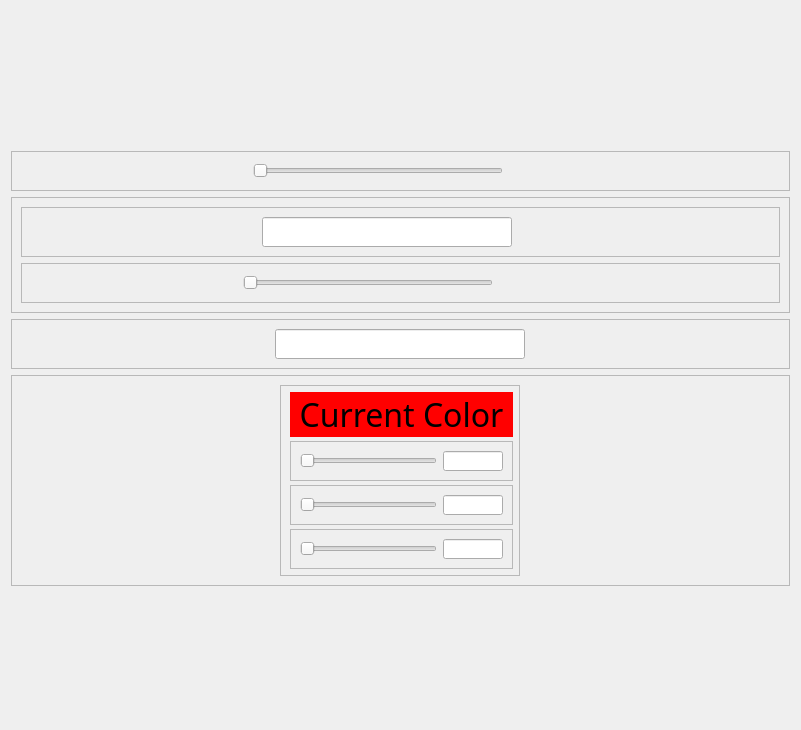
<?xml version="1.0" encoding="UTF-8"?>
<ui version="4.0">
 <class>text_editor</class>
 <widget class="QWidget" name="text_editor">
  <property name="geometry">
   <rect>
    <x>0</x>
    <y>0</y>
    <width>801</width>
    <height>730</height>
   </rect>
  </property>
  <property name="font">
   <font>
    <family>STHupo</family>
    <pointsize>24</pointsize>
   </font>
  </property>
  <property name="windowTitle">
   <string>Form</string>
  </property>
  <layout class="QVBoxLayout" name="verticalLayout">
   <item>
    <spacer name="verticalSpacer">
     <property name="orientation">
      <enum>Qt::Vertical</enum>
     </property>
     <property name="sizeType">
      <enum>QSizePolicy::Minimum</enum>
     </property>
     <property name="sizeHint" stdset="0">
      <size>
       <width>20</width>
       <height>140</height>
      </size>
     </property>
    </spacer>
   </item>
   <item>
    <widget class="QFrame" name="frame_4">
     <property name="frameShape">
      <enum>QFrame::StyledPanel</enum>
     </property>
     <property name="frameShadow">
      <enum>QFrame::Raised</enum>
     </property>
     <layout class="QHBoxLayout" name="horizontalLayout_8">
      <item>
       <spacer name="horizontalSpacer_9">
        <property name="orientation">
         <enum>Qt::Horizontal</enum>
        </property>
        <property name="sizeHint" stdset="0">
         <size>
          <width>213</width>
          <height>20</height>
         </size>
        </property>
       </spacer>
      </item>
      <item>
       <widget class="QSlider" name="horizontalSlider">
        <property name="minimumSize">
         <size>
          <width>250</width>
          <height>15</height>
         </size>
        </property>
        <property name="maximumSize">
         <size>
          <width>250</width>
          <height>30</height>
         </size>
        </property>
        <property name="orientation">
         <enum>Qt::Horizontal</enum>
        </property>
       </widget>
      </item>
      <item>
       <spacer name="horizontalSpacer_12">
        <property name="orientation">
         <enum>Qt::Horizontal</enum>
        </property>
        <property name="sizeHint" stdset="0">
         <size>
          <width>277</width>
          <height>20</height>
         </size>
        </property>
       </spacer>
      </item>
     </layout>
    </widget>
   </item>
   <item>
    <widget class="QFrame" name="frame">
     <property name="frameShape">
      <enum>QFrame::StyledPanel</enum>
     </property>
     <property name="frameShadow">
      <enum>QFrame::Raised</enum>
     </property>
     <layout class="QVBoxLayout" name="verticalLayout_3">
      <item>
       <widget class="QFrame" name="frame_2">
        <property name="frameShape">
         <enum>QFrame::StyledPanel</enum>
        </property>
        <property name="frameShadow">
         <enum>QFrame::Raised</enum>
        </property>
        <layout class="QHBoxLayout" name="horizontalLayout">
         <item>
          <spacer name="horizontalSpacer_7">
           <property name="orientation">
            <enum>Qt::Horizontal</enum>
           </property>
           <property name="sizeHint" stdset="0">
            <size>
             <width>250</width>
             <height>20</height>
            </size>
           </property>
          </spacer>
         </item>
         <item>
          <widget class="QLineEdit" name="input_line_edit">
           <property name="sizePolicy">
            <sizepolicy hsizetype="Minimum" vsizetype="Fixed">
             <horstretch>0</horstretch>
             <verstretch>0</verstretch>
            </sizepolicy>
           </property>
           <property name="minimumSize">
            <size>
             <width>250</width>
             <height>30</height>
            </size>
           </property>
           <property name="maximumSize">
            <size>
             <width>250</width>
             <height>30</height>
            </size>
           </property>
          </widget>
         </item>
         <item>
          <spacer name="horizontalSpacer_8">
           <property name="orientation">
            <enum>Qt::Horizontal</enum>
           </property>
           <property name="sizeHint" stdset="0">
            <size>
             <width>277</width>
             <height>20</height>
            </size>
           </property>
          </spacer>
         </item>
        </layout>
       </widget>
      </item>
      <item>
       <widget class="QFrame" name="frame_3">
        <property name="frameShape">
         <enum>QFrame::StyledPanel</enum>
        </property>
        <property name="frameShadow">
         <enum>QFrame::Raised</enum>
        </property>
        <layout class="QHBoxLayout" name="horizontalLayout_7">
         <item>
          <spacer name="horizontalSpacer_11">
           <property name="orientation">
            <enum>Qt::Horizontal</enum>
           </property>
           <property name="sizeHint" stdset="0">
            <size>
             <width>213</width>
             <height>20</height>
            </size>
           </property>
          </spacer>
         </item>
         <item>
          <widget class="QSlider" name="horizontalSlider_2">
           <property name="minimumSize">
            <size>
             <width>250</width>
             <height>15</height>
            </size>
           </property>
           <property name="maximumSize">
            <size>
             <width>250</width>
             <height>30</height>
            </size>
           </property>
           <property name="orientation">
            <enum>Qt::Horizontal</enum>
           </property>
          </widget>
         </item>
         <item>
          <spacer name="horizontalSpacer_10">
           <property name="orientation">
            <enum>Qt::Horizontal</enum>
           </property>
           <property name="sizeHint" stdset="0">
            <size>
             <width>277</width>
             <height>20</height>
            </size>
           </property>
          </spacer>
         </item>
        </layout>
       </widget>
      </item>
     </layout>
    </widget>
   </item>
   <item>
    <widget class="QFrame" name="output_frame">
     <property name="frameShape">
      <enum>QFrame::StyledPanel</enum>
     </property>
     <property name="frameShadow">
      <enum>QFrame::Raised</enum>
     </property>
     <layout class="QHBoxLayout" name="horizontalLayout_2">
      <item>
       <spacer name="horizontalSpacer_3">
        <property name="orientation">
         <enum>Qt::Horizontal</enum>
        </property>
        <property name="sizeHint" stdset="0">
         <size>
          <width>277</width>
          <height>20</height>
         </size>
        </property>
       </spacer>
      </item>
      <item>
       <widget class="QLineEdit" name="output_line_edit">
        <property name="sizePolicy">
         <sizepolicy hsizetype="Minimum" vsizetype="Fixed">
          <horstretch>0</horstretch>
          <verstretch>0</verstretch>
         </sizepolicy>
        </property>
        <property name="minimumSize">
         <size>
          <width>250</width>
          <height>30</height>
         </size>
        </property>
        <property name="maximumSize">
         <size>
          <width>250</width>
          <height>30</height>
         </size>
        </property>
       </widget>
      </item>
      <item>
       <spacer name="horizontalSpacer_4">
        <property name="orientation">
         <enum>Qt::Horizontal</enum>
        </property>
        <property name="sizeHint" stdset="0">
         <size>
          <width>277</width>
          <height>20</height>
         </size>
        </property>
       </spacer>
      </item>
     </layout>
    </widget>
   </item>
   <item>
    <widget class="QFrame" name="color_frame">
     <property name="frameShape">
      <enum>QFrame::StyledPanel</enum>
     </property>
     <property name="frameShadow">
      <enum>QFrame::Raised</enum>
     </property>
     <layout class="QHBoxLayout" name="horizontalLayout_3">
      <item>
       <spacer name="horizontalSpacer_5">
        <property name="orientation">
         <enum>Qt::Horizontal</enum>
        </property>
        <property name="sizeHint" stdset="0">
         <size>
          <width>260</width>
          <height>20</height>
         </size>
        </property>
       </spacer>
      </item>
      <item>
       <widget class="QFrame" name="color_picker">
        <property name="minimumSize">
         <size>
          <width>240</width>
          <height>0</height>
         </size>
        </property>
        <property name="frameShape">
         <enum>QFrame::StyledPanel</enum>
        </property>
        <property name="frameShadow">
         <enum>QFrame::Raised</enum>
        </property>
        <layout class="QVBoxLayout" name="verticalLayout_2">
         <property name="spacing">
          <number>4</number>
         </property>
         <property name="topMargin">
          <number>6</number>
         </property>
         <property name="rightMargin">
          <number>6</number>
         </property>
         <property name="bottomMargin">
          <number>6</number>
         </property>
         <item>
          <widget class="QLabel" name="current_color_label">
           <property name="sizePolicy">
            <sizepolicy hsizetype="Minimum" vsizetype="Minimum">
             <horstretch>0</horstretch>
             <verstretch>0</verstretch>
            </sizepolicy>
           </property>
           <property name="minimumSize">
            <size>
             <width>0</width>
             <height>35</height>
            </size>
           </property>
           <property name="styleSheet">
            <string notr="true">background-color: rgb(255, 0, 0);</string>
           </property>
           <property name="text">
            <string>Current Color</string>
           </property>
           <property name="alignment">
            <set>Qt::AlignCenter</set>
           </property>
          </widget>
         </item>
         <item>
          <widget class="QFrame" name="red_slider_frame">
           <property name="frameShape">
            <enum>QFrame::StyledPanel</enum>
           </property>
           <property name="frameShadow">
            <enum>QFrame::Raised</enum>
           </property>
           <layout class="QHBoxLayout" name="horizontalLayout_4">
            <item>
             <widget class="QSlider" name="red_slider">
              <property name="minimumSize">
               <size>
                <width>0</width>
                <height>15</height>
               </size>
              </property>
              <property name="maximum">
               <number>15</number>
              </property>
              <property name="orientation">
               <enum>Qt::Horizontal</enum>
              </property>
              <property name="invertedAppearance">
               <bool>false</bool>
              </property>
              <property name="invertedControls">
               <bool>true</bool>
              </property>
             </widget>
            </item>
            <item>
             <widget class="QLineEdit" name="red_line_edit">
              <property name="minimumSize">
               <size>
                <width>40</width>
                <height>20</height>
               </size>
              </property>
              <property name="maximumSize">
               <size>
                <width>60</width>
                <height>20</height>
               </size>
              </property>
             </widget>
            </item>
           </layout>
          </widget>
         </item>
         <item>
          <widget class="QFrame" name="green_slider_frame">
           <property name="frameShape">
            <enum>QFrame::StyledPanel</enum>
           </property>
           <property name="frameShadow">
            <enum>QFrame::Raised</enum>
           </property>
           <layout class="QHBoxLayout" name="horizontalLayout_5">
            <item>
             <widget class="QSlider" name="green_slider">
              <property name="minimumSize">
               <size>
                <width>0</width>
                <height>15</height>
               </size>
              </property>
              <property name="maximum">
               <number>15</number>
              </property>
              <property name="orientation">
               <enum>Qt::Horizontal</enum>
              </property>
             </widget>
            </item>
            <item>
             <widget class="QLineEdit" name="green_line_edit">
              <property name="minimumSize">
               <size>
                <width>40</width>
                <height>20</height>
               </size>
              </property>
              <property name="maximumSize">
               <size>
                <width>60</width>
                <height>20</height>
               </size>
              </property>
             </widget>
            </item>
           </layout>
          </widget>
         </item>
         <item>
          <widget class="QFrame" name="blue_slider_frame">
           <property name="frameShape">
            <enum>QFrame::StyledPanel</enum>
           </property>
           <property name="frameShadow">
            <enum>QFrame::Raised</enum>
           </property>
           <layout class="QHBoxLayout" name="horizontalLayout_6">
            <item>
             <widget class="QSlider" name="blue_slider">
              <property name="minimumSize">
               <size>
                <width>0</width>
                <height>15</height>
               </size>
              </property>
              <property name="maximum">
               <number>15</number>
              </property>
              <property name="orientation">
               <enum>Qt::Horizontal</enum>
              </property>
             </widget>
            </item>
            <item>
             <widget class="QLineEdit" name="blue_line_edit">
              <property name="minimumSize">
               <size>
                <width>40</width>
                <height>20</height>
               </size>
              </property>
              <property name="maximumSize">
               <size>
                <width>60</width>
                <height>20</height>
               </size>
              </property>
             </widget>
            </item>
           </layout>
          </widget>
         </item>
        </layout>
       </widget>
      </item>
      <item>
       <spacer name="horizontalSpacer_6">
        <property name="orientation">
         <enum>Qt::Horizontal</enum>
        </property>
        <property name="sizeHint" stdset="0">
         <size>
          <width>261</width>
          <height>20</height>
         </size>
        </property>
       </spacer>
      </item>
     </layout>
    </widget>
   </item>
   <item>
    <spacer name="verticalSpacer_2">
     <property name="orientation">
      <enum>Qt::Vertical</enum>
     </property>
     <property name="sizeHint" stdset="0">
      <size>
       <width>20</width>
       <height>40</height>
      </size>
     </property>
    </spacer>
   </item>
  </layout>
 </widget>
 <resources/>
 <connections/>
</ui>
